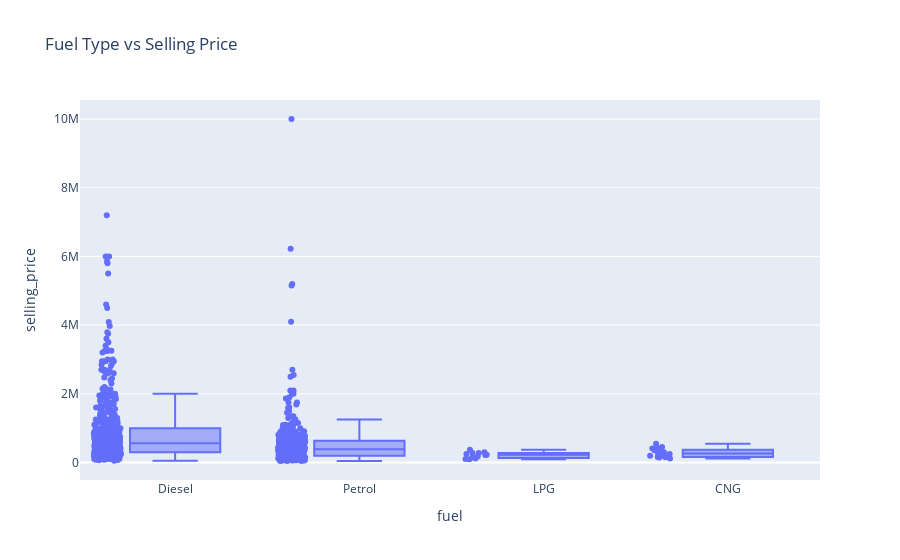

Notebook code cell kept with this figure:
### Code cell
fig = px.box(df, x="fuel", y="selling_price",points='all',title='Fuel Type vs Selling Price')
fig.show()

### Figure 1 — Plotly figure (JSON) as saved in the notebook; plotly's stock layout.template omitted (floating-point values rounded to 4 significant figures; data arrays with more than 128 entries replaced by an {"elided": "..."} marker saying what was removed)
{"data": [{"alignmentgroup": "True", "boxpoints": "all", "hovertemplate": "fuel=%{x}<br>selling_price=%{y}<extra></extra>", "legendgroup": "", "marker": {"color": "#636efa"}, "name": "", "notched": false, "offsetgroup": "", "orientation": "v", "showlegend": false, "type": "box", "x": {"elided": "920 str values"}, "x0": " ", "xaxis": "x", "y": {"elided": "920 int values"}, "y0": " ", "yaxis": "y"}], "layout": {"boxmode": "group", "legend": {"tracegroupgap": 0}, "title": {"text": "Fuel Type vs Selling Price"}, "xaxis": {"anchor": "y", "domain": [0, 1], "title": {"text": "fuel"}}, "yaxis": {"anchor": "x", "domain": [0, 1], "title": {"text": "selling_price"}}}}
